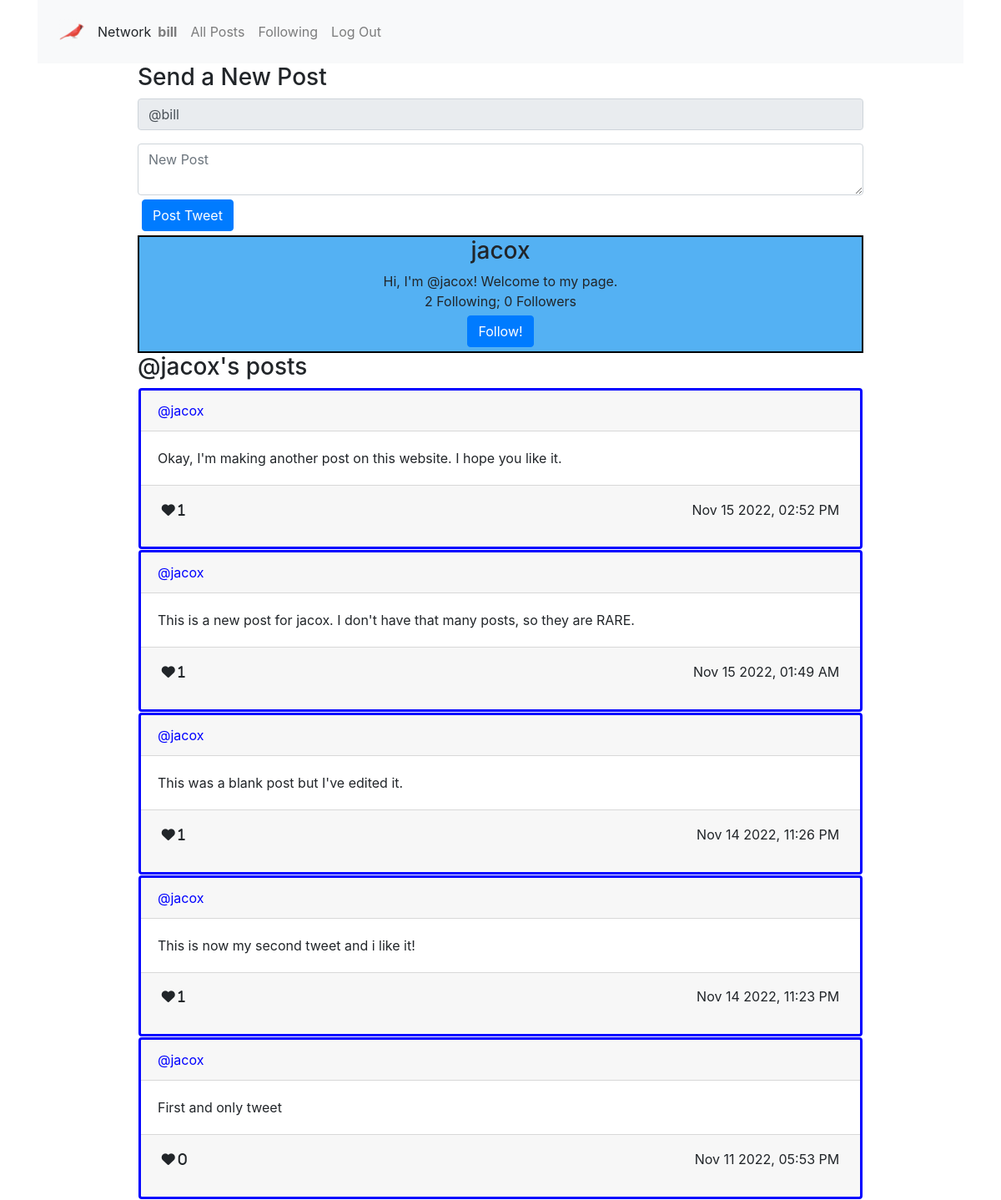
Screenshot of /profile/jacox (signed in) with the database file from the repository.
### network/models.py (models this page shows, shortened)
class User(AbstractUser):
    pass

class Profile(models.Model):
    user = models.ForeignKey("User", on_delete=models.CASCADE)
    description = models.TextField(blank=True)
    follows = models.ManyToManyField("User", related_name="isfollowedby", blank=True)
    def serialize(self):
        return {
            "id": self.id,
            "user": self.user.username,
            "description": self.description,
            "follows": [user.username for user in self.follows.all()],
            "isfollowedby": [profile.user.username for profile in self.user.isfollowedby.all()]
        }

class Tweet(models.Model):
    sender = models.ForeignKey("User", on_delete=models.CASCADE)
    body = models.TextField(blank=True)
    timestamp = models.DateTimeField(auto_now_add=True)
    likes = models.ManyToManyField("User", related_name="userlikes", blank=True)
    def serialize(self):
        return {
            "id": self.id,
            "sender": self.sender.username,
            "body": self.body,
            "timestamp": self.timestamp.strftime("%b %d %Y, %I:%M %p"),
            "likes": [user.username for user in self.likes.all()],
            "likecount": len(self.likes.all())
        }

### network/views.py (the view)
# urls.py: path("profile/<str:username>", views.profile, name="profile"),
def profile(request, username, page=1):
    try:
        theuser = User.objects.get(username=username)
    except User.DoesNotExist:
        return render(request, "network/index.html", {
                "message": "Invalid username."
            })
    tweetlist = Tweet.objects.filter(sender=theuser)
    tweetlist = tweetlist.order_by("-timestamp").all()
    paginator = Paginator(tweetlist, per_page=PERPAGE)
    page_object = paginator.get_page(page)
    if request.user.is_authenticated:
        showinput = True
    else:
        showinput = False
    showprofile = True
    listname = "@" + username + "'s posts"
    try:
        theprofile = Profile.objects.get(user=theuser)
    except Profile.DoesNotExist:
        theprofile = Profile(user=theuser, description="Hi, I'm " + "@" + theuser.username + "! Welcome to my page.")
        theprofile.save()
    if not request.user.is_authenticated:
        print("no follow not logged in")
        followbutton = "no"
    elif theuser == request.user:
        print("no follow button ", request.user.username, " logged in can't follow yourself")
        followbutton = "no"
    elif Profile.objects.get(user=request.user) in theuser.isfollowedby.all():
        print("logged in user ", request.user.username, "already follows ", theuser.username)
        followbutton = "unfollow"
    else:
        print("logged in user ", request.user.username, "doesn't already follow", theuser.username)
        followbutton = "follow"
    context = {
        "showinput": showinput,
        "showprofile": showprofile,
        "listname": listname,
        "profile": theprofile.serialize(),
        "tweetlist": processtweetlist(request, page_object),
        "page": {
            "current": page_object.number,
            "has_next": page_object.has_next(),
            "has_previous": page_object.has_previous()
        },
        "followbutton": followbutton
    }
    return render(request, "network/profile.html", context)

### network/views.py (called while the page is built)
def processtweetlist(request, tweetlist):
    returnlist = []
    for tweet in tweetlist:
        stweet = tweet.serialize()
        if not request.user.is_authenticated:
            stweet['redheart'] = False
        else:
            stweet['redheart'] = (request.user in tweet.likes.all())
        returnlist.append(stweet)
    return returnlist

### network/templates/network/profile.html (shortened to what this page needs)
{% extends "network/layout.html" %}
{% load static %}

### network/templates/network/layout.html (shortened to what this page needs)
<!DOCTYPE html>
<html lang="en">
    {% load static %}
    <head>
        <link rel="stylesheet" href="https://stackpath.bootstrapcdn.com/bootstrap/4.4.1/css/bootstrap.min.css">
        <link href="{% static 'network/styles.css' %}" rel="stylesheet">
    </head>
    <body>
        <div class="container">
            <nav class="navbar navbar-expand-lg navbar-light bg-light">
                <img src="{% static 'network/3930813.png' %}"
                <a class="navbar-brand" href="#">Network</a>
                <ul class="navbar-nav mr-auto">
                    {% if request.user.is_authenticated %}
                        <li class="nav-item">
                            <a class="nav-link" id="usernamelink" href="{% url 'profile' request.user.username %}"><strong>{{ request.user.username }}</strong></a>
                        </li>
                    {% endif %}
                    <li class="nav-item">
                    <a class="nav-link" id="allposts" href="{% url 'index' %}">All Posts</a>
                    </li>
                    {% if user.is_authenticated %}
                        <li class="nav-item">
                            <a id='followinglink' class="nav-link" href="{% url 'myfollows' %}">Following</a>
                        </li>
                        <li class="nav-item">
                            <a class="nav-link" href="{% url 'logout' %}">Log Out</a>
                        </li>
                    {% endif %}
                </ul>
            </nav>
        </div>
        {% block body %}
        <div class="body">
            <div class='container w-75'>
                {% if showinput %}
                    <div id="compose-view">
                        <h3>Send a New Post</h3>
                        <form id="compose-form">
                            <div class="form-group">
                                <input disabled class="form-control" value="@{{ request.user.username }}">
                            </div>
                            <textarea class="form-control" id="compose-body" placeholder="New Post"></textarea>
                            <button id="post_tweet" type="button" onclick=posttweet(event) class="btn btn-primary">Post Tweet</button>
                        </form>
                    </div>
                {% endif %}
                {% if showprofile %}
                    <div id="profile-view">
                        <h3 id="profile_title">
                            {{ profile.user }}
                        </h3>
                        <div id="profile_content">
                            <div>
                                {{ profile.description }}
                            </div>
                            <div>
                                {{ profile.follows | length }} Following; {{ profile.isfollowedby | length }} Follower{{ profile.isfollowedby | length | pluralize }}
                            </div>
                            {% if followbutton == "follow" %}
                                <div>
                                    <button class="btn btn-primary" onclick='togglefollow("{{ profile.user }}")'>Follow!</button>
                                </div>
                            {% elif followbutton == "unfollow" %}
                                <div>
                                    <button class="btn btn-primary" onclick='togglefollow("{{ profile.user }}")'>Unfollow!</button>
                                </div>
                            {% endif %}
                        </div>
                    </div>
                {% endif %}
                <div id="tweets-view">
                    <h3 id="tweets_title">{{ listname }}</h3>
                    <div id="tweets_content">
                        {% if tweetlist|length == 0 %}
                            <i>No posts to display</i>
                        {% else %}
                            {% for tweet in tweetlist %}
                                <div class='card' id='card{{ forloop.counter0 }}'>
                                    <div class='card-header' onclick='displayprofile("{{tweet.sender}}")'>
                                        @{{ tweet.sender }}
                                    </div>
                                    <div id='cardbody{{ forloop.counter0 }}' class='card-body'>
                                        <div class='card-text'>
                                            {{ tweet.body }}
                                        </div>
                                    </div>
                                    <div class='card-footer'>
                                        <table class='table table-sm table-borderless'>
                                            <tbody>
                                                <tr>
                                                    <td>
                                                        <i id='heart{{ forloop.counter0 }}' onclick='togglelike(event, {{ forloop.counter0 }}, {{ tweet.id }})'
                                                            class="fa-solid fa-heart"
                                                            {% if tweet.redheart %}
                                                                name="red"
                                                            {% else %}
                                                                name="black"
                                                            {% endif %}
                                                        >&nbsp{{ tweet.likecount }}</i>
                                                    </td>
                                                    <td id='rj'>
                                                        {{ tweet.timestamp }}
                                                    </td>
                                                </tr>
                                            </tbody>
                                        </table>
                                    </div>
                                </div>
                            {% endfor %}
                        {% endif %}
                    </div>
                </div>
            </div>
            {% endblock %}
        </div>
    </body>
</html>

### network/static/network/styles.css (style rules this page uses)
.card { border: 3px solid blue; margin: 1px; }
button { margin: 5px; }
#rj { text-align:right; }
#profile-view { text-align: center; border: 2px solid black; background-color: rgb(84, 177, 243); margin:2 px; }
.card-header { cursor:pointer; color: blue; }
img { width: 100%; max-width: 30px; margin: 10px; }

### rows the page displays
User: user.username "bill", user.username "@bill"
User: user "jacox", sender "jacox" "jacox" "jacox" "jacox" "jacox"
Profile: description "Hi, I'm @jacox! Welcome to my page."
Tweet: body "Okay, I'm making another post on this website. I hope you like it."
Tweet: body "This is a new post for jacox. I don't have that many posts, so they are RARE."
Tweet: body "This was a blank post but I've edited it."
Tweet: body "This is now my second tweet and i like it!"
Tweet: body "First and only tweet"

### other values shown
{{ profile.follows | length }} "2"
{{ profile.isfollowedby | length }} "0"
{{ profile.isfollowedby | length | pluralize }} "s"
{{ listname }} "@jacox's posts"
{{ tweet.likecount }} "1" "1" "1" "1" "0"
{{ tweet.timestamp }} "Nov 15 2022, 02:52 PM" "Nov 15 2022, 01:49 AM" "Nov 14 2022, 11:26 PM" "Nov 14 2022, 11:23 PM" "Nov 11 2022, 05:53 PM"
